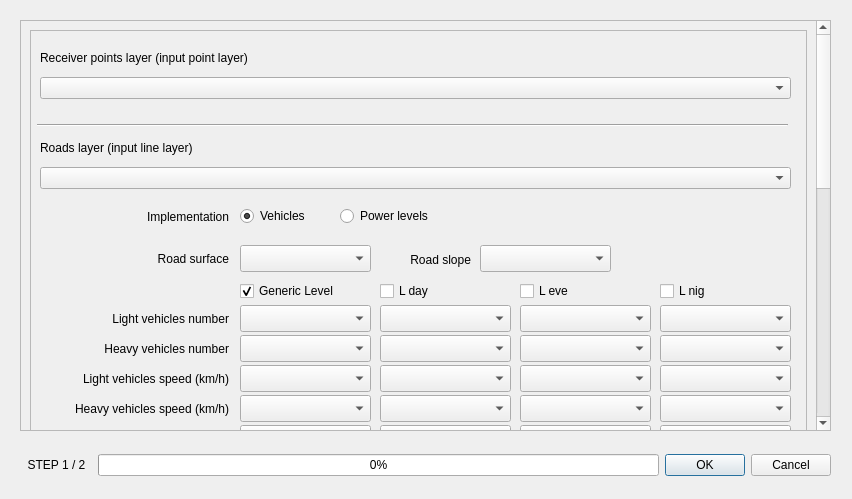
<?xml version="1.0" encoding="UTF-8"?>
<ui version="4.0">
 <class>RoadSourceCalculation_window</class>
 <widget class="QDialog" name="RoadSourceCalculation_window">
  <property name="geometry">
   <rect>
    <x>0</x>
    <y>0</y>
    <width>852</width>
    <height>499</height>
   </rect>
  </property>
  <property name="sizePolicy">
   <sizepolicy hsizetype="Fixed" vsizetype="Fixed">
    <horstretch>0</horstretch>
    <verstretch>0</verstretch>
   </sizepolicy>
  </property>
  <property name="minimumSize">
   <size>
    <width>852</width>
    <height>499</height>
   </size>
  </property>
  <property name="maximumSize">
   <size>
    <width>852</width>
    <height>499</height>
   </size>
  </property>
  <property name="windowTitle">
   <string>opeNoise - Road Source Calculation</string>
  </property>
  <widget class="QScrollArea" name="scrollArea_2">
   <property name="geometry">
    <rect>
     <x>20</x>
     <y>20</y>
     <width>811</width>
     <height>411</height>
    </rect>
   </property>
   <property name="widgetResizable">
    <bool>true</bool>
   </property>
   <widget class="QWidget" name="scrollAreaWidgetContents_2">
    <property name="geometry">
     <rect>
      <x>0</x>
      <y>0</y>
      <width>795</width>
      <height>1018</height>
     </rect>
    </property>
    <property name="focusPolicy">
     <enum>Qt::NoFocus</enum>
    </property>
    <layout class="QVBoxLayout" name="verticalLayout">
     <property name="sizeConstraint">
      <enum>QLayout::SetDefaultConstraint</enum>
     </property>
     <item>
      <widget class="QFrame" name="frame">
       <property name="minimumSize">
        <size>
         <width>700</width>
         <height>1000</height>
        </size>
       </property>
       <property name="frameShape">
        <enum>QFrame::StyledPanel</enum>
       </property>
       <property name="frameShadow">
        <enum>QFrame::Raised</enum>
       </property>
       <widget class="QComboBox" name="L_gen_h_s_comboBox">
        <property name="geometry">
         <rect>
          <x>210</x>
          <y>365</y>
          <width>131</width>
          <height>27</height>
         </rect>
        </property>
       </widget>
       <widget class="QRadioButton" name="power_radioButton">
        <property name="geometry">
         <rect>
          <x>310</x>
          <y>175</y>
          <width>121</width>
          <height>22</height>
         </rect>
        </property>
        <property name="text">
         <string>Power levels</string>
        </property>
       </widget>
       <widget class="QComboBox" name="slope_comboBox">
        <property name="geometry">
         <rect>
          <x>450</x>
          <y>215</y>
          <width>131</width>
          <height>27</height>
         </rect>
        </property>
       </widget>
       <widget class="QComboBox" name="L_gen_h_n_comboBox">
        <property name="geometry">
         <rect>
          <x>210</x>
          <y>305</y>
          <width>131</width>
          <height>27</height>
         </rect>
        </property>
       </widget>
       <widget class="QComboBox" name="L_eve_type_comboBox">
        <property name="geometry">
         <rect>
          <x>490</x>
          <y>395</y>
          <width>131</width>
          <height>27</height>
         </rect>
        </property>
       </widget>
       <widget class="QLabel" name="type_label">
        <property name="geometry">
         <rect>
          <x>10</x>
          <y>400</y>
          <width>189</width>
          <height>17</height>
         </rect>
        </property>
        <property name="sizePolicy">
         <sizepolicy hsizetype="Fixed" vsizetype="Fixed">
          <horstretch>0</horstretch>
          <verstretch>0</verstretch>
         </sizepolicy>
        </property>
        <property name="text">
         <string>Road traffic type</string>
        </property>
        <property name="alignment">
         <set>Qt::AlignRight|Qt::AlignTrailing|Qt::AlignVCenter</set>
        </property>
       </widget>
       <widget class="QCheckBox" name="L_gen_p_checkBox">
        <property name="geometry">
         <rect>
          <x>210</x>
          <y>435</y>
          <width>131</width>
          <height>22</height>
         </rect>
        </property>
        <property name="text">
         <string>Generic Level</string>
        </property>
        <property name="checked">
         <bool>true</bool>
        </property>
       </widget>
       <widget class="QCheckBox" name="L_gen_v_checkBox">
        <property name="geometry">
         <rect>
          <x>210</x>
          <y>250</y>
          <width>131</width>
          <height>22</height>
         </rect>
        </property>
        <property name="text">
         <string>Generic Level</string>
        </property>
        <property name="checked">
         <bool>true</bool>
        </property>
       </widget>
       <widget class="QComboBox" name="L_day_l_s_comboBox">
        <property name="geometry">
         <rect>
          <x>350</x>
          <y>335</y>
          <width>131</width>
          <height>27</height>
         </rect>
        </property>
       </widget>
       <widget class="Line" name="line_3">
        <property name="geometry">
         <rect>
          <x>10</x>
          <y>755</y>
          <width>751</width>
          <height>20</height>
         </rect>
        </property>
        <property name="orientation">
         <enum>Qt::Horizontal</enum>
        </property>
       </widget>
       <widget class="QLabel" name="v_l_label">
        <property name="geometry">
         <rect>
          <x>10</x>
          <y>340</y>
          <width>189</width>
          <height>17</height>
         </rect>
        </property>
        <property name="sizePolicy">
         <sizepolicy hsizetype="Fixed" vsizetype="Fixed">
          <horstretch>0</horstretch>
          <verstretch>0</verstretch>
         </sizepolicy>
        </property>
        <property name="text">
         <string>Light vehicles speed (km/h)</string>
        </property>
        <property name="alignment">
         <set>Qt::AlignRight|Qt::AlignTrailing|Qt::AlignVCenter</set>
        </property>
       </widget>
       <widget class="QWidget" name="verticalLayoutWidget_3">
        <property name="geometry">
         <rect>
          <x>10</x>
          <y>830</y>
          <width>751</width>
          <height>61</height>
         </rect>
        </property>
        <layout class="QVBoxLayout" name="source_points_layer_verticalLayout">
         <property name="sizeConstraint">
          <enum>QLayout::SetMaximumSize</enum>
         </property>
         <item>
          <widget class="QCheckBox" name="emission_points_layer_checkBox">
           <property name="enabled">
            <bool>true</bool>
           </property>
           <property name="text">
            <string>Emission points layer (output point layer)</string>
           </property>
           <property name="checked">
            <bool>false</bool>
           </property>
          </widget>
         </item>
         <item>
          <layout class="QHBoxLayout" name="receiver_layer_horizontalLayout">
           <property name="sizeConstraint">
            <enum>QLayout::SetFixedSize</enum>
           </property>
           <item>
            <widget class="QLineEdit" name="emission_points_layer_lineEdit">
             <property name="enabled">
              <bool>false</bool>
             </property>
             <property name="sizePolicy">
              <sizepolicy hsizetype="Expanding" vsizetype="Maximum">
               <horstretch>0</horstretch>
               <verstretch>0</verstretch>
              </sizepolicy>
             </property>
            </widget>
           </item>
           <item>
            <widget class="QPushButton" name="emission_points_layer_pushButton">
             <property name="enabled">
              <bool>false</bool>
             </property>
             <property name="sizePolicy">
              <sizepolicy hsizetype="Fixed" vsizetype="Fixed">
               <horstretch>0</horstretch>
               <verstretch>0</verstretch>
              </sizepolicy>
             </property>
             <property name="text">
              <string>Browse</string>
             </property>
            </widget>
           </item>
          </layout>
         </item>
        </layout>
       </widget>
       <widget class="QLabel" name="n_l_label">
        <property name="geometry">
         <rect>
          <x>10</x>
          <y>280</y>
          <width>189</width>
          <height>17</height>
         </rect>
        </property>
        <property name="sizePolicy">
         <sizepolicy hsizetype="Fixed" vsizetype="Fixed">
          <horstretch>0</horstretch>
          <verstretch>0</verstretch>
         </sizepolicy>
        </property>
        <property name="text">
         <string>Light vehicles number</string>
        </property>
        <property name="alignment">
         <set>Qt::AlignRight|Qt::AlignTrailing|Qt::AlignVCenter</set>
        </property>
       </widget>
       <widget class="QLabel" name="slope_label">
        <property name="geometry">
         <rect>
          <x>350</x>
          <y>220</y>
          <width>91</width>
          <height>20</height>
         </rect>
        </property>
        <property name="sizePolicy">
         <sizepolicy hsizetype="Fixed" vsizetype="Fixed">
          <horstretch>0</horstretch>
          <verstretch>0</verstretch>
         </sizepolicy>
        </property>
        <property name="text">
         <string>Road slope</string>
        </property>
        <property name="alignment">
         <set>Qt::AlignRight|Qt::AlignTrailing|Qt::AlignVCenter</set>
        </property>
       </widget>
       <widget class="QWidget" name="verticalLayoutWidget_2">
        <property name="geometry">
         <rect>
          <x>10</x>
          <y>105</y>
          <width>751</width>
          <height>61</height>
         </rect>
        </property>
        <layout class="QVBoxLayout" name="roads_layer_verticalLayout">
         <property name="sizeConstraint">
          <enum>QLayout::SetNoConstraint</enum>
         </property>
         <item>
          <widget class="QLabel" name="roads_layer_label">
           <property name="sizePolicy">
            <sizepolicy hsizetype="Fixed" vsizetype="Fixed">
             <horstretch>0</horstretch>
             <verstretch>0</verstretch>
            </sizepolicy>
           </property>
           <property name="text">
            <string>Roads layer (input line layer)</string>
           </property>
          </widget>
         </item>
         <item>
          <widget class="QComboBox" name="roads_layer_comboBox"/>
         </item>
        </layout>
       </widget>
       <widget class="QComboBox" name="L_gen_p_comboBox">
        <property name="geometry">
         <rect>
          <x>210</x>
          <y>460</y>
          <width>131</width>
          <height>27</height>
         </rect>
        </property>
       </widget>
       <widget class="QCheckBox" name="L_eve_p_checkBox">
        <property name="geometry">
         <rect>
          <x>490</x>
          <y>435</y>
          <width>131</width>
          <height>22</height>
         </rect>
        </property>
        <property name="text">
         <string>L eve</string>
        </property>
        <property name="checked">
         <bool>false</bool>
        </property>
       </widget>
       <widget class="Line" name="line_4">
        <property name="geometry">
         <rect>
          <x>10</x>
          <y>660</y>
          <width>751</width>
          <height>20</height>
         </rect>
        </property>
        <property name="orientation">
         <enum>Qt::Horizontal</enum>
        </property>
       </widget>
       <widget class="QComboBox" name="research_ray_comboBox">
        <property name="geometry">
         <rect>
          <x>210</x>
          <y>520</y>
          <width>131</width>
          <height>27</height>
         </rect>
        </property>
       </widget>
       <widget class="QLabel" name="research_ray_label">
        <property name="geometry">
         <rect>
          <x>10</x>
          <y>525</y>
          <width>189</width>
          <height>17</height>
         </rect>
        </property>
        <property name="sizePolicy">
         <sizepolicy hsizetype="Fixed" vsizetype="Fixed">
          <horstretch>0</horstretch>
          <verstretch>0</verstretch>
         </sizepolicy>
        </property>
        <property name="text">
         <string>Research ray (m)</string>
        </property>
        <property name="alignment">
         <set>Qt::AlignRight|Qt::AlignTrailing|Qt::AlignVCenter</set>
        </property>
       </widget>
       <widget class="QComboBox" name="L_gen_type_comboBox">
        <property name="geometry">
         <rect>
          <x>210</x>
          <y>395</y>
          <width>131</width>
          <height>27</height>
         </rect>
        </property>
       </widget>
       <widget class="QComboBox" name="L_gen_l_s_comboBox">
        <property name="geometry">
         <rect>
          <x>210</x>
          <y>335</y>
          <width>131</width>
          <height>27</height>
         </rect>
        </property>
       </widget>
       <widget class="QCheckBox" name="L_den_checkBox">
        <property name="geometry">
         <rect>
          <x>123</x>
          <y>560</y>
          <width>101</width>
          <height>20</height>
         </rect>
        </property>
        <property name="layoutDirection">
         <enum>Qt::RightToLeft</enum>
        </property>
        <property name="text">
         <string> L den  </string>
        </property>
        <property name="checked">
         <bool>false</bool>
        </property>
       </widget>
       <widget class="QLabel" name="v_p_label">
        <property name="geometry">
         <rect>
          <x>10</x>
          <y>370</y>
          <width>189</width>
          <height>17</height>
         </rect>
        </property>
        <property name="sizePolicy">
         <sizepolicy hsizetype="Fixed" vsizetype="Fixed">
          <horstretch>0</horstretch>
          <verstretch>0</verstretch>
         </sizepolicy>
        </property>
        <property name="text">
         <string>Heavy vehicles speed (km/h)</string>
        </property>
        <property name="alignment">
         <set>Qt::AlignRight|Qt::AlignTrailing|Qt::AlignVCenter</set>
        </property>
       </widget>
       <widget class="QComboBox" name="L_day_l_n_comboBox">
        <property name="geometry">
         <rect>
          <x>350</x>
          <y>275</y>
          <width>131</width>
          <height>27</height>
         </rect>
        </property>
       </widget>
       <widget class="QCheckBox" name="L_day_v_checkBox">
        <property name="geometry">
         <rect>
          <x>350</x>
          <y>250</y>
          <width>131</width>
          <height>22</height>
         </rect>
        </property>
        <property name="text">
         <string>L day</string>
        </property>
        <property name="checked">
         <bool>false</bool>
        </property>
       </widget>
       <widget class="QCheckBox" name="L_eve_v_checkBox">
        <property name="geometry">
         <rect>
          <x>490</x>
          <y>250</y>
          <width>131</width>
          <height>22</height>
         </rect>
        </property>
        <property name="text">
         <string>L eve</string>
        </property>
        <property name="checked">
         <bool>false</bool>
        </property>
       </widget>
       <widget class="QComboBox" name="L_day_h_n_comboBox">
        <property name="geometry">
         <rect>
          <x>350</x>
          <y>305</y>
          <width>131</width>
          <height>27</height>
         </rect>
        </property>
       </widget>
       <widget class="QLabel" name="power_label">
        <property name="geometry">
         <rect>
          <x>10</x>
          <y>465</y>
          <width>189</width>
          <height>17</height>
         </rect>
        </property>
        <property name="sizePolicy">
         <sizepolicy hsizetype="Fixed" vsizetype="Fixed">
          <horstretch>0</horstretch>
          <verstretch>0</verstretch>
         </sizepolicy>
        </property>
        <property name="text">
         <string>Power levels</string>
        </property>
        <property name="alignment">
         <set>Qt::AlignRight|Qt::AlignTrailing|Qt::AlignVCenter</set>
        </property>
       </widget>
       <widget class="QComboBox" name="L_day_p_comboBox">
        <property name="geometry">
         <rect>
          <x>350</x>
          <y>460</y>
          <width>131</width>
          <height>27</height>
         </rect>
        </property>
       </widget>
       <widget class="QComboBox" name="L_gen_l_n_comboBox">
        <property name="geometry">
         <rect>
          <x>210</x>
          <y>275</y>
          <width>131</width>
          <height>27</height>
         </rect>
        </property>
       </widget>
       <widget class="QComboBox" name="L_eve_l_s_comboBox">
        <property name="geometry">
         <rect>
          <x>490</x>
          <y>335</y>
          <width>131</width>
          <height>27</height>
         </rect>
        </property>
       </widget>
       <widget class="QComboBox" name="L_eve_h_s_comboBox">
        <property name="geometry">
         <rect>
          <x>490</x>
          <y>365</y>
          <width>131</width>
          <height>27</height>
         </rect>
        </property>
       </widget>
       <widget class="QLabel" name="n_p_label">
        <property name="geometry">
         <rect>
          <x>10</x>
          <y>310</y>
          <width>189</width>
          <height>17</height>
         </rect>
        </property>
        <property name="sizePolicy">
         <sizepolicy hsizetype="Fixed" vsizetype="Fixed">
          <horstretch>0</horstretch>
          <verstretch>0</verstretch>
         </sizepolicy>
        </property>
        <property name="text">
         <string>Heavy vehicles number</string>
        </property>
        <property name="alignment">
         <set>Qt::AlignRight|Qt::AlignTrailing|Qt::AlignVCenter</set>
        </property>
       </widget>
       <widget class="QWidget" name="verticalLayoutWidget_5">
        <property name="geometry">
         <rect>
          <x>10</x>
          <y>900</y>
          <width>751</width>
          <height>61</height>
         </rect>
        </property>
        <layout class="QVBoxLayout" name="rays_layer_verticalLayout">
         <property name="sizeConstraint">
          <enum>QLayout::SetMaximumSize</enum>
         </property>
         <item>
          <widget class="QCheckBox" name="rays_layer_checkBox">
           <property name="enabled">
            <bool>true</bool>
           </property>
           <property name="text">
            <string>Sound rays layer (output line layer)</string>
           </property>
           <property name="checked">
            <bool>false</bool>
           </property>
          </widget>
         </item>
         <item>
          <layout class="QHBoxLayout" name="receiver_layer_horizontalLayout_2">
           <property name="sizeConstraint">
            <enum>QLayout::SetFixedSize</enum>
           </property>
           <item>
            <widget class="QLineEdit" name="rays_layer_lineEdit">
             <property name="enabled">
              <bool>false</bool>
             </property>
             <property name="sizePolicy">
              <sizepolicy hsizetype="Expanding" vsizetype="Maximum">
               <horstretch>0</horstretch>
               <verstretch>0</verstretch>
              </sizepolicy>
             </property>
            </widget>
           </item>
           <item>
            <widget class="QPushButton" name="rays_layer_pushButton">
             <property name="enabled">
              <bool>false</bool>
             </property>
             <property name="sizePolicy">
              <sizepolicy hsizetype="Fixed" vsizetype="Fixed">
               <horstretch>0</horstretch>
               <verstretch>0</verstretch>
              </sizepolicy>
             </property>
             <property name="text">
              <string>Browse</string>
             </property>
            </widget>
           </item>
          </layout>
         </item>
        </layout>
       </widget>
       <widget class="QComboBox" name="L_eve_h_n_comboBox">
        <property name="geometry">
         <rect>
          <x>490</x>
          <y>305</y>
          <width>131</width>
          <height>27</height>
         </rect>
        </property>
       </widget>
       <widget class="QComboBox" name="L_day_h_s_comboBox">
        <property name="geometry">
         <rect>
          <x>350</x>
          <y>365</y>
          <width>131</width>
          <height>27</height>
         </rect>
        </property>
       </widget>
       <widget class="Line" name="line_2">
        <property name="geometry">
         <rect>
          <x>10</x>
          <y>495</y>
          <width>751</width>
          <height>20</height>
         </rect>
        </property>
        <property name="orientation">
         <enum>Qt::Horizontal</enum>
        </property>
       </widget>
       <widget class="Line" name="line">
        <property name="geometry">
         <rect>
          <x>7</x>
          <y>85</y>
          <width>751</width>
          <height>20</height>
         </rect>
        </property>
        <property name="orientation">
         <enum>Qt::Horizontal</enum>
        </property>
       </widget>
       <widget class="QComboBox" name="L_eve_p_comboBox">
        <property name="geometry">
         <rect>
          <x>490</x>
          <y>460</y>
          <width>131</width>
          <height>27</height>
         </rect>
        </property>
       </widget>
       <widget class="QWidget" name="verticalLayoutWidget">
        <property name="geometry">
         <rect>
          <x>10</x>
          <y>15</y>
          <width>751</width>
          <height>61</height>
         </rect>
        </property>
        <layout class="QVBoxLayout" name="receivers_layer_verticalLayout">
         <property name="sizeConstraint">
          <enum>QLayout::SetNoConstraint</enum>
         </property>
         <item>
          <widget class="QLabel" name="receiver_points_layer_label">
           <property name="sizePolicy">
            <sizepolicy hsizetype="Fixed" vsizetype="Fixed">
             <horstretch>0</horstretch>
             <verstretch>0</verstretch>
            </sizepolicy>
           </property>
           <property name="text">
            <string>Receiver points layer (input point layer)</string>
           </property>
          </widget>
         </item>
         <item>
          <widget class="QComboBox" name="receiver_points_layer_comboBox"/>
         </item>
        </layout>
       </widget>
       <widget class="QComboBox" name="surface_comboBox">
        <property name="geometry">
         <rect>
          <x>210</x>
          <y>215</y>
          <width>131</width>
          <height>27</height>
         </rect>
        </property>
       </widget>
       <widget class="QComboBox" name="L_eve_l_n_comboBox">
        <property name="geometry">
         <rect>
          <x>490</x>
          <y>275</y>
          <width>131</width>
          <height>27</height>
         </rect>
        </property>
       </widget>
       <widget class="QRadioButton" name="vehicles_radioButton">
        <property name="geometry">
         <rect>
          <x>210</x>
          <y>175</y>
          <width>81</width>
          <height>22</height>
         </rect>
        </property>
        <property name="text">
         <string>Vehicles</string>
        </property>
        <property name="checked">
         <bool>true</bool>
        </property>
       </widget>
       <widget class="QWidget" name="verticalLayoutWidget_4">
        <property name="geometry">
         <rect>
          <x>10</x>
          <y>680</y>
          <width>751</width>
          <height>63</height>
         </rect>
        </property>
        <layout class="QVBoxLayout" name="obstacles_layer_verticalLayout">
         <property name="sizeConstraint">
          <enum>QLayout::SetMaximumSize</enum>
         </property>
         <item>
          <widget class="QCheckBox" name="obstacles_layer_checkBox">
           <property name="enabled">
            <bool>true</bool>
           </property>
           <property name="text">
            <string>Obstacles layer (input polygon layer)</string>
           </property>
           <property name="checked">
            <bool>false</bool>
           </property>
          </widget>
         </item>
         <item>
          <widget class="QComboBox" name="obstacles_layer_comboBox">
           <property name="enabled">
            <bool>false</bool>
           </property>
          </widget>
         </item>
        </layout>
       </widget>
       <widget class="QComboBox" name="L_day_type_comboBox">
        <property name="geometry">
         <rect>
          <x>350</x>
          <y>395</y>
          <width>131</width>
          <height>27</height>
         </rect>
        </property>
       </widget>
       <widget class="QLabel" name="implementation_label">
        <property name="geometry">
         <rect>
          <x>10</x>
          <y>178</y>
          <width>189</width>
          <height>17</height>
         </rect>
        </property>
        <property name="sizePolicy">
         <sizepolicy hsizetype="Fixed" vsizetype="Fixed">
          <horstretch>0</horstretch>
          <verstretch>0</verstretch>
         </sizepolicy>
        </property>
        <property name="text">
         <string>Implementation</string>
        </property>
        <property name="alignment">
         <set>Qt::AlignRight|Qt::AlignTrailing|Qt::AlignVCenter</set>
        </property>
       </widget>
       <widget class="QCheckBox" name="L_day_p_checkBox">
        <property name="geometry">
         <rect>
          <x>350</x>
          <y>435</y>
          <width>131</width>
          <height>22</height>
         </rect>
        </property>
        <property name="text">
         <string>L day</string>
        </property>
        <property name="checked">
         <bool>false</bool>
        </property>
       </widget>
       <widget class="QLabel" name="surface_label">
        <property name="geometry">
         <rect>
          <x>10</x>
          <y>220</y>
          <width>189</width>
          <height>17</height>
         </rect>
        </property>
        <property name="sizePolicy">
         <sizepolicy hsizetype="Fixed" vsizetype="Fixed">
          <horstretch>0</horstretch>
          <verstretch>0</verstretch>
         </sizepolicy>
        </property>
        <property name="text">
         <string>Road surface</string>
        </property>
        <property name="alignment">
         <set>Qt::AlignRight|Qt::AlignTrailing|Qt::AlignVCenter</set>
        </property>
       </widget>
       <widget class="QLabel" name="note_label_2">
        <property name="geometry">
         <rect>
          <x>10</x>
          <y>780</y>
          <width>751</width>
          <height>41</height>
         </rect>
        </property>
        <property name="sizePolicy">
         <sizepolicy hsizetype="Fixed" vsizetype="Fixed">
          <horstretch>0</horstretch>
          <verstretch>0</verstretch>
         </sizepolicy>
        </property>
        <property name="text">
         <string notr="true">&lt;html&gt;&lt;head/&gt;&lt;body&gt;&lt;p align=&quot;center&quot;&gt;&lt;span style=&quot; font-style:italic;&quot;&gt;Check the following boxes (and so create the emission points and rays layers)&lt;br/&gt;&lt;/span&gt;&lt;span style=&quot; font-style:italic; text-decoration: underline;&quot;&gt;only&lt;/span&gt;&lt;span style=&quot; font-style:italic;&quot;&gt; if you want to test the plugin&lt;/span&gt;&lt;/p&gt;&lt;/body&gt;&lt;/html&gt;</string>
        </property>
       </widget>
       <widget class="QComboBox" name="L_nig_l_n_comboBox">
        <property name="geometry">
         <rect>
          <x>630</x>
          <y>275</y>
          <width>131</width>
          <height>27</height>
         </rect>
        </property>
       </widget>
       <widget class="QComboBox" name="L_nig_h_n_comboBox">
        <property name="geometry">
         <rect>
          <x>630</x>
          <y>305</y>
          <width>131</width>
          <height>27</height>
         </rect>
        </property>
       </widget>
       <widget class="QCheckBox" name="L_nig_v_checkBox">
        <property name="geometry">
         <rect>
          <x>630</x>
          <y>250</y>
          <width>131</width>
          <height>22</height>
         </rect>
        </property>
        <property name="text">
         <string>L nig</string>
        </property>
        <property name="checked">
         <bool>false</bool>
        </property>
       </widget>
       <widget class="QComboBox" name="L_nig_type_comboBox">
        <property name="geometry">
         <rect>
          <x>630</x>
          <y>395</y>
          <width>131</width>
          <height>27</height>
         </rect>
        </property>
       </widget>
       <widget class="QComboBox" name="L_nig_h_s_comboBox">
        <property name="geometry">
         <rect>
          <x>630</x>
          <y>365</y>
          <width>131</width>
          <height>27</height>
         </rect>
        </property>
       </widget>
       <widget class="QCheckBox" name="L_nig_p_checkBox">
        <property name="geometry">
         <rect>
          <x>630</x>
          <y>435</y>
          <width>131</width>
          <height>22</height>
         </rect>
        </property>
        <property name="text">
         <string>L nig</string>
        </property>
        <property name="checked">
         <bool>false</bool>
        </property>
       </widget>
       <widget class="QComboBox" name="L_nig_p_comboBox">
        <property name="geometry">
         <rect>
          <x>630</x>
          <y>460</y>
          <width>131</width>
          <height>27</height>
         </rect>
        </property>
       </widget>
       <widget class="QComboBox" name="L_nig_l_s_comboBox">
        <property name="geometry">
         <rect>
          <x>630</x>
          <y>335</y>
          <width>131</width>
          <height>27</height>
         </rect>
        </property>
       </widget>
       <widget class="QSpinBox" name="L_day_hours_spinBox">
        <property name="geometry">
         <rect>
          <x>280</x>
          <y>580</y>
          <width>51</width>
          <height>22</height>
         </rect>
        </property>
        <property name="maximum">
         <number>24</number>
        </property>
        <property name="value">
         <number>14</number>
        </property>
       </widget>
       <widget class="QLabel" name="L_den_hours_label">
        <property name="geometry">
         <rect>
          <x>267</x>
          <y>560</y>
          <width>91</width>
          <height>20</height>
         </rect>
        </property>
        <property name="sizePolicy">
         <sizepolicy hsizetype="Fixed" vsizetype="Fixed">
          <horstretch>0</horstretch>
          <verstretch>0</verstretch>
         </sizepolicy>
        </property>
        <property name="text">
         <string>Total hours</string>
        </property>
       </widget>
       <widget class="QLabel" name="L_den_penalty_label">
        <property name="geometry">
         <rect>
          <x>362</x>
          <y>560</y>
          <width>111</width>
          <height>20</height>
         </rect>
        </property>
        <property name="sizePolicy">
         <sizepolicy hsizetype="Fixed" vsizetype="Fixed">
          <horstretch>0</horstretch>
          <verstretch>0</verstretch>
         </sizepolicy>
        </property>
        <property name="text">
         <string>Penalizations</string>
        </property>
       </widget>
       <widget class="QSpinBox" name="L_day_penalty_spinBox">
        <property name="geometry">
         <rect>
          <x>380</x>
          <y>580</y>
          <width>51</width>
          <height>22</height>
         </rect>
        </property>
        <property name="minimum">
         <number>-99</number>
        </property>
       </widget>
       <widget class="QLabel" name="L_den_day_label">
        <property name="geometry">
         <rect>
          <x>206</x>
          <y>580</y>
          <width>61</width>
          <height>20</height>
         </rect>
        </property>
        <property name="sizePolicy">
         <sizepolicy hsizetype="Fixed" vsizetype="Fixed">
          <horstretch>0</horstretch>
          <verstretch>0</verstretch>
         </sizepolicy>
        </property>
        <property name="text">
         <string>L day</string>
        </property>
        <property name="alignment">
         <set>Qt::AlignRight|Qt::AlignTrailing|Qt::AlignVCenter</set>
        </property>
       </widget>
       <widget class="QLabel" name="L_den_eve_label">
        <property name="geometry">
         <rect>
          <x>206</x>
          <y>606</y>
          <width>61</width>
          <height>20</height>
         </rect>
        </property>
        <property name="sizePolicy">
         <sizepolicy hsizetype="Fixed" vsizetype="Fixed">
          <horstretch>0</horstretch>
          <verstretch>0</verstretch>
         </sizepolicy>
        </property>
        <property name="text">
         <string>L eve</string>
        </property>
        <property name="alignment">
         <set>Qt::AlignRight|Qt::AlignTrailing|Qt::AlignVCenter</set>
        </property>
       </widget>
       <widget class="QSpinBox" name="L_eve_penalty_spinBox">
        <property name="geometry">
         <rect>
          <x>380</x>
          <y>605</y>
          <width>51</width>
          <height>22</height>
         </rect>
        </property>
        <property name="minimum">
         <number>-99</number>
        </property>
        <property name="value">
         <number>5</number>
        </property>
       </widget>
       <widget class="QSpinBox" name="L_eve_hours_spinBox">
        <property name="geometry">
         <rect>
          <x>280</x>
          <y>605</y>
          <width>51</width>
          <height>22</height>
         </rect>
        </property>
        <property name="maximum">
         <number>24</number>
        </property>
        <property name="value">
         <number>2</number>
        </property>
       </widget>
       <widget class="QLabel" name="L_den_nig_label">
        <property name="geometry">
         <rect>
          <x>206</x>
          <y>630</y>
          <width>61</width>
          <height>20</height>
         </rect>
        </property>
        <property name="sizePolicy">
         <sizepolicy hsizetype="Fixed" vsizetype="Fixed">
          <horstretch>0</horstretch>
          <verstretch>0</verstretch>
         </sizepolicy>
        </property>
        <property name="text">
         <string>L nig</string>
        </property>
        <property name="alignment">
         <set>Qt::AlignRight|Qt::AlignTrailing|Qt::AlignVCenter</set>
        </property>
       </widget>
       <widget class="QSpinBox" name="L_nig_penalty_spinBox">
        <property name="geometry">
         <rect>
          <x>380</x>
          <y>630</y>
          <width>51</width>
          <height>22</height>
         </rect>
        </property>
        <property name="minimum">
         <number>-99</number>
        </property>
        <property name="value">
         <number>10</number>
        </property>
       </widget>
       <widget class="QSpinBox" name="L_nig_hours_spinBox">
        <property name="geometry">
         <rect>
          <x>280</x>
          <y>630</y>
          <width>51</width>
          <height>22</height>
         </rect>
        </property>
        <property name="maximum">
         <number>24</number>
        </property>
        <property name="value">
         <number>8</number>
        </property>
       </widget>
      </widget>
     </item>
    </layout>
   </widget>
  </widget>
  <widget class="QWidget" name="horizontalLayoutWidget_2">
   <property name="geometry">
    <rect>
     <x>20</x>
     <y>450</y>
     <width>811</width>
     <height>31</height>
    </rect>
   </property>
   <layout class="QHBoxLayout" name="horizontalLayout">
    <item>
     <widget class="QLabel" name="step_label">
      <property name="sizePolicy">
       <sizepolicy hsizetype="Fixed" vsizetype="Fixed">
        <horstretch>0</horstretch>
        <verstretch>0</verstretch>
       </sizepolicy>
      </property>
      <property name="text">
       <string>  STEP 1 / 2  </string>
      </property>
      <property name="alignment">
       <set>Qt::AlignRight|Qt::AlignTrailing|Qt::AlignVCenter</set>
      </property>
     </widget>
    </item>
    <item>
     <widget class="QProgressBar" name="progressBar">
      <property name="value">
       <number>0</number>
      </property>
     </widget>
    </item>
    <item>
     <widget class="QDialogButtonBox" name="run_buttonBox">
      <property name="sizePolicy">
       <sizepolicy hsizetype="Fixed" vsizetype="Fixed">
        <horstretch>0</horstretch>
        <verstretch>0</verstretch>
       </sizepolicy>
      </property>
      <property name="focusPolicy">
       <enum>Qt::TabFocus</enum>
      </property>
      <property name="orientation">
       <enum>Qt::Horizontal</enum>
      </property>
      <property name="standardButtons">
       <set>QDialogButtonBox::Cancel|QDialogButtonBox::Ok</set>
      </property>
     </widget>
    </item>
   </layout>
  </widget>
 </widget>
 <resources/>
 <connections>
  <connection>
   <sender>run_buttonBox</sender>
   <signal>accepted()</signal>
   <receiver>RoadSourceCalculation_window</receiver>
   <slot>accept()</slot>
   <hints>
    <hint type="sourcelabel">
     <x>248</x>
     <y>254</y>
    </hint>
    <hint type="destinationlabel">
     <x>157</x>
     <y>274</y>
    </hint>
   </hints>
  </connection>
  <connection>
   <sender>run_buttonBox</sender>
   <signal>rejected()</signal>
   <receiver>RoadSourceCalculation_window</receiver>
   <slot>reject()</slot>
   <hints>
    <hint type="sourcelabel">
     <x>316</x>
     <y>260</y>
    </hint>
    <hint type="destinationlabel">
     <x>286</x>
     <y>274</y>
    </hint>
   </hints>
  </connection>
 </connections>
</ui>
